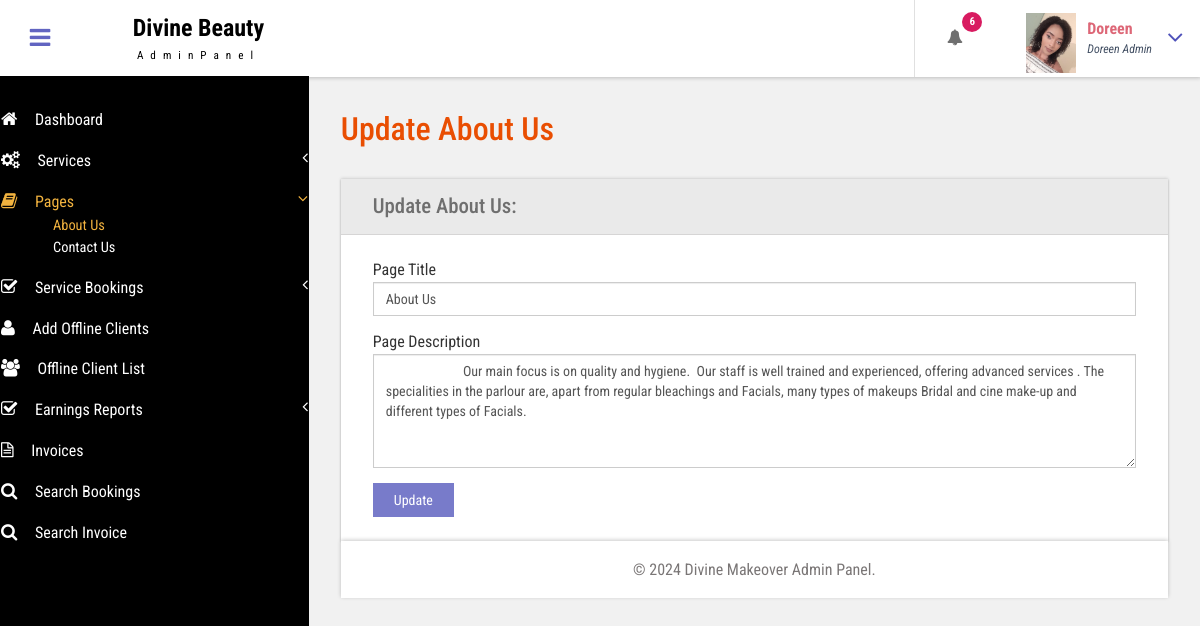
Screenshot of /admin/about-us.php (signed in) with the database file from the repository.
### tables this page shows
CREATE TABLE `tblpage` (
  `ID` int(10) NOT NULL,
  `PageType` varchar(200) DEFAULT NULL,
  `PageTitle` mediumtext DEFAULT NULL,
  `PageDescription` mediumtext DEFAULT NULL,
  `Email` varchar(200) DEFAULT NULL,
  `MobileNumber` bigint(10) DEFAULT NULL,
  `UpdationDate` date DEFAULT NULL,
  `Timing` varchar(200) NOT NULL
);

### admin/about-us.php (the view, shortened to what this page needs)
<?php
include('includes/dbconnection.php');
if (strlen($_SESSION['bpmsaid']==0)) {
  header('location:logout.php');
  } else{
  ?>
<!DOCTYPE HTML>
<html>
<head>
<link href="css/bootstrap.css" rel='stylesheet' type='text/css' />
<link href="css/style.css" rel='stylesheet' type='text/css' />
<link href="css/font-awesome.css" rel="stylesheet">
<link href="css/animate.css" rel="stylesheet" type="text/css" media="all">
<link href="css/custom.css" rel="stylesheet">
</head>
<body class="cbp-spmenu-push">
	<div class="main-content">
		 <?php include_once('includes/sidebar.php');?>
	 <?php include_once('includes/header.php');?>
		<div id="page-wrapper">
			<div class="main-page">
				<div class="forms">
					<h3 class="title1">Update About Us</h3>
					<div class="form-grids row widget-shadow" data-example-id="basic-forms">
						<div class="form-title">
							<h4>Update About Us:</h4>
						</div>
						<div class="form-body">
							<form method="post">
  <?php
$ret=mysqli_query($con,"select * from  tblpage where PageType='aboutus'");
while ($row=mysqli_fetch_array($ret)) {
?>
							 <div class="form-group"> <label for="exampleInputEmail1">Page Title</label> <input type="text" class="form-control" name="pagetitle" id="pagetitle" value="<?php  echo $row['PageTitle'];?>" required="true"> </div> <div class="form-group"> <label for="exampleInputPassword1">Page Description</label> <textarea name="pagedes" id="pagedes" rows="5" class="form-control">
        <?php  echo $row['PageDescription'];?></textarea> </div>
							 <?php } ?>
							  <button type="submit" name="submit" class="btn btn-default">Update</button> </form>
						</div>
					</div>
			</div>
		</div>
		 <?php include_once('includes/footer.php');?>
	</div>
</body>
</html>
<?php } ?>

### admin/includes/header.php (shortened to what this page needs)
<div class="sticky-header header-section ">
      <div class="header-left">
        <button id="showLeftPush"><i class="fa fa-bars"></i></button>
        <div class="logo">
          <a href="index.html">
            <h1>Divine Beauty</h1>
            <span>AdminPanel</span>
          </a>
        </div>
      </div>
      <div class="header-right">
        <div class="profile_details_left">
          <ul class="nofitications-dropdown">
            <?php
$ret1=mysqli_query($con,"select ID,Name from  tblappointment where Status=''");
$num=mysqli_num_rows($ret1);
?>
            <li class="dropdown head-dpdn">
              <a href="#" class="dropdown-toggle" data-toggle="dropdown" aria-expanded="false"><i class="fa fa-bell"></i><span class="badge blue"><?php echo $num;?></span></a>
            </li>
          </ul>
          <div class="clearfix"> </div>
        </div>
        <div class="profile_details">
        <?php
$adid=$_SESSION['bpmsaid'];
$ret=mysqli_query($con,"select AdminName from tbladmin where ID='$adid'");
$row=mysqli_fetch_array($ret);
$name=$row['AdminName'];
?>
          <ul>
            <li class="dropdown profile_details_drop">
              <a href="#" class="dropdown-toggle" data-toggle="dropdown" aria-expanded="false">
                <div class="profile_img">
                  <span class="prfil-img"><img src="images/new1.jpg" alt="" width="50" height="60"> </span>
                  <div class="user-name">
                    <p><?php echo $name; ?></p>
                    <span>Doreen Admin</span>
                  </div>
                  <i class="fa fa-angle-down lnr"></i>
                  <div class="clearfix"></div>
                </div>
              </a>
            </li>
          </ul>
        </div>
      </div>
      <div class="clearfix"> </div>
    </div>

### admin/css/style.css (style rules this page uses)
h4, h5, h6, h1, h2, h3 { margin: 0; }
ul, ol { margin: 0; }
p { margin: 0; }
html, body { font-family: 'Roboto Condensed', sans-serif; font-size: 100%; overflow-x: hidden; background: #fff; }
body a { transition: 0.5s all ease; -webkit-transition: 0.5s all ease; -moz-transition: 0.5s all ease; -o-transition: 0.5s all ease; -ms-transition: 0.5s all ease; text-decoration:none; }
h1,h2,h3,h4,h5,h6 { margin:0; }
p { margin:0; }
ul,label { margin:0; padding:0; }
.main-content { position: relative; }
.sticky-header { position: fixed; top: 0; left:0px; width: 100%; z-index: 100; }
.header-section { background:#fff; box-shadow: 1px 1px 4px rgba(0, 0, 0, 0.21); -webkit-box-shadow: 1px 1px 4px rgba(0, 0, 0, 0.21); -moz-box-shadow: 1px 1px 4px rgba(0, 0, 0, 0.21); -o-box-shadow: 1px 1px 4px rgba(0, 0, 0, 0.21); }
.header-section::after { clear: both; display: block; content: ''; }
.header-left { float: left; width: 45%; }
.header-right { float: right; }
button#showLeftPush { font-size: 1.5em; width: 80px; padding: 0.87em 0; text-align: center; cursor: pointer; float: left; color: #6F6F6F; -moz-transition: all 0.2s ease-out 0s; -webkit-transition: all 0.2s ease-out 0s; transition: all 0.2s ease-out 0s; border: none; background-color: #fff; outline:none; }
.cbp-spmenu-push { overflow-x: hidden; position: relative; }
.cbp-spmenu, .cbp-spmenu-push { -webkit-transition: all 0.3s ease; -moz-transition: all 0.3s ease; transition: all 0.3s ease; }
.cbp-spmenu-push div#page-wrapper { margin: 0 0 0 19.3em; transition:.5s all; -webkit-transition:.5s all; -moz-transition:.5s all; }
.fa { display: inline-block; font-family: FontAwesome; font-style: normal; font-weight: normal; line-height: 1; -webkit-font-smoothing: antialiased; -moz-osx-font-smoothing: grayscale; }
.logo { background: #fff; text-align: center; float: left; }
.logo a { padding: 0.9em 3.3em .7em; display: block; text-decoration: none; }
.logo a h1 { color: #000; font-size: 1.5em; line-height: 1.2em; font-weight: 700; }
.logo a span { color: #000; font-size: .7em; text-align: center; letter-spacing: 7px; }
.profile_details_left { float: left; }
li.dropdown.head-dpdn { display: inline-block; padding: 1.7em 0; border-left: 1px solid #E0E0E0; float: left; }
li.dropdown.head-dpdn a.dropdown-toggle { padding: 1.7em 2em; }
i.fa.fa-bell { color:#6F6F6F; }
.header-right span.badge { font-size: 11px; font-weight: bold; color: #FFF; background: #8BC34A; line-height: 15px; width: 20px; height: 20px; border-radius: 2em; -webkit-border-radius: 2em; -moz-border-radius: 2em; -o-border-radius: 2em; text-align: center; display: inline-block; position: absolute; top: 16%; padding: 2px 0 0; }
.header-right span.blue { background-color:#D81B60; }
.profile_details { float: right; }
.profile_details_drop a.dropdown-toggle { display:block; padding: 0.8em 3em 0 2em; }
.profile_img span.prfil-img { float:left; }
.user-name { float:left; margin-top:8px; margin-left:11px; height:35px; }
.profile_details ul li { list-style-type:none; position:relative; }
.profile_details li a i.fa.lnr { position: absolute; top: 34%; right: 8%; color: #4F52BA; font-size: 1.6em; }
.user-name p { font-size:1em; color:#DD6777; line-height:1em; font-weight:700; }
.user-name span { font-size: .75em; font-style: italic; color: #424f63; font-weight: normal; margin-top: .3em; }
.charts,.row { margin: 2em 0 0; }
.widget-shadow { background-color: #fff; box-shadow: 0 -1px 3px rgba(0,0,0,.12),0 1px 2px rgba(0,0,0,.24); -webkit-box-shadow: 0 -1px 3px rgba(0,0,0,.12),0 1px 2px rgba(0,0,0,.24); -moz-box-shadow: 0 -1px 3px rgba(0,0,0,.12),0 1px 2px rgba(0,0,0,.24); }
h3.title1 { font-size: 2em; color: #e94e02; margin-bottom: 0.8em; }
.forms h3.title1 { margin-bottom:0; }
.forms h4 { font-size: 1.3em; color: #6F6F6F; }
.form-title { padding: 1em 2em; background-color: #EAEAEA; border-bottom: 1px solid #D6D5D5; }
.form-body { padding: 1.5em 2em; }
.forms label { font-weight: 400; }
.form-control { border-radius: inherit; }
.forms button.btn.btn-default { background-color: rgba(97, 100, 193, 0.85); color: #fff; padding: .5em 1.5em; border: none; outline:none; border-radius: inherit; }

### admin/css/custom.css (style rules this page uses)
#page-wrapper { padding:7em 2em 2.5em; background-color: #F1F1F1; }

### rows the page displays
tblpage: pagetitle "About Us", pagedes "Our main focus is on quality and hygiene. Our staff is well trained and experienced, offering advanced services . The specialities in the parlour are, apart from regular bleachings and Facials, many types of makeups Bridal and cine make-up and different types of Facials."

### other values shown
$num "6"
$name "Doreen"
